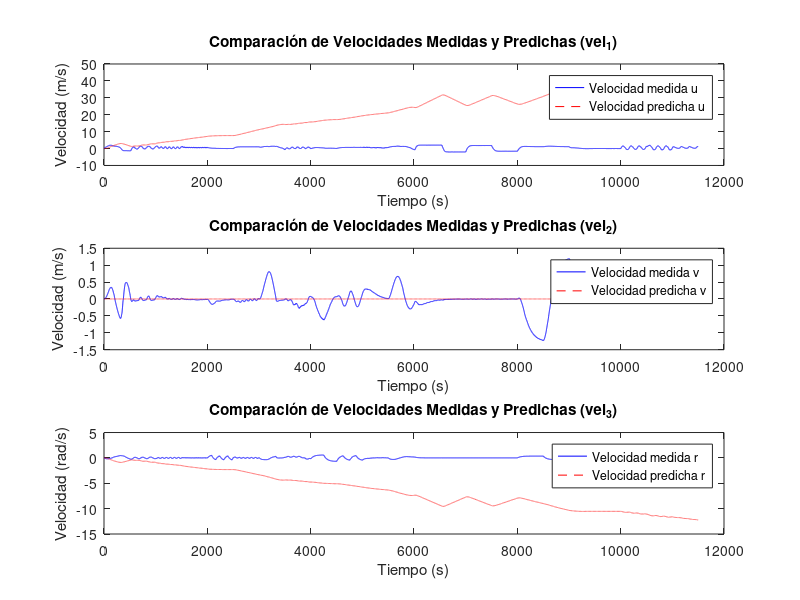

Here is the MATLAB script that generated this plot: (Note: this script raises an error after producing the figure.)
% Cargar datos de entrada y salida
load('ident_usv.mat'); % Asegúrate de que 'ident_usv.mat' contenga T_u, T_v, T_r, vel_u, vel_v, vel_r

% Parámetros de la simulación
Fs = 50; % Frecuencia de muestreo (Hz)
dt = 1 / Fs; % Intervalo de muestreo (s)

% Datos de entrada (torques) y salida (velocidades)
inputData = [T_u, T_v, T_r];
outputData = [vel_u, vel_v, vel_r];

% Inicializar matriz para almacenar las velocidades predichas
predicted_velocities = zeros(size(outputData));

% Calcular las velocidades predichas usando las ecuaciones del modelo
for t = 1:size(inputData, 1)
    % Definir las variables X en función de las velocidades y entradas
    X = [
        outputData(t, 1), ... % vel_u (1)
        outputData(t, 2), ... % vel_v (2)
        outputData(t, 3), ... % vel_r (3)
        inputData(t, 1), ...  % T_u (4)
        inputData(t, 2), ...  % T_v (5)
        inputData(t, 3), ...  % T_r (6)
        % Añadir los términos restantes necesarios (X_7, X_8, ..., X_n)
    ];
    
    % Asegúrate de que los índices de X sean correctos
    % Ecuaciones del modelo
    d_vel_1_dt = (-0.133) * X(2) + (0.004) * X(5) + (0.363) * X(1); % Reemplaza X(18) por X(1)
    d_vel_2_dt = (-0.400) * X(5); % Asegúrate de que X(16) esté definido correctamente
    d_vel_3_dt = (-0.109) * X(1); % Reemplaza X(4) por X(1) según el contexto

    % Actualizar las velocidades predichas
    if t > 1
        predicted_velocities(t, 1) = predicted_velocities(t-1, 1) + d_vel_1_dt * dt; % vel_1
        predicted_velocities(t, 2) = predicted_velocities(t-1, 2) + d_vel_2_dt * dt; % vel_2
        predicted_velocities(t, 3) = predicted_velocities(t-1, 3) + d_vel_3_dt * dt; % vel_3
    else
        % Para el primer paso de tiempo, usar las velocidades medidas como inicialización
        predicted_velocities(t, :) = outputData(t, :);
    end
end

% Graficar resultados
figure;
subplot(3, 1, 1);
plot(vel_u, 'b', 'DisplayName', 'Velocidad medida u');
hold on;
plot(predicted_velocities(:, 1), 'r--', 'DisplayName', 'Velocidad predicha u');
title('Comparación de Velocidades Medidas y Predichas (vel_1)');
xlabel('Tiempo (s)');
ylabel('Velocidad (m/s)');
legend;

subplot(3, 1, 2);
plot(vel_v, 'b', 'DisplayName', 'Velocidad medida v');
hold on;
plot(predicted_velocities(:, 2), 'r--', 'DisplayName', 'Velocidad predicha v');
title('Comparación de Velocidades Medidas y Predichas (vel_2)');
xlabel('Tiempo (s)');
ylabel('Velocidad (m/s)');
legend;

subplot(3, 1, 3);
plot(vel_r, 'b', 'DisplayName', 'Velocidad medida r');
hold on;
plot(predicted_velocities(:, 3), 'r--', 'DisplayName', 'Velocidad predicha r');
title('Comparación de Velocidades Medidas y Predichas (vel_3)');
xlabel('Tiempo (s)');
ylabel('Velocidad (rad/s)');
legend;

sgtitle('Comparación de Velocidades Medidas vs Predicciones del Modelo');
